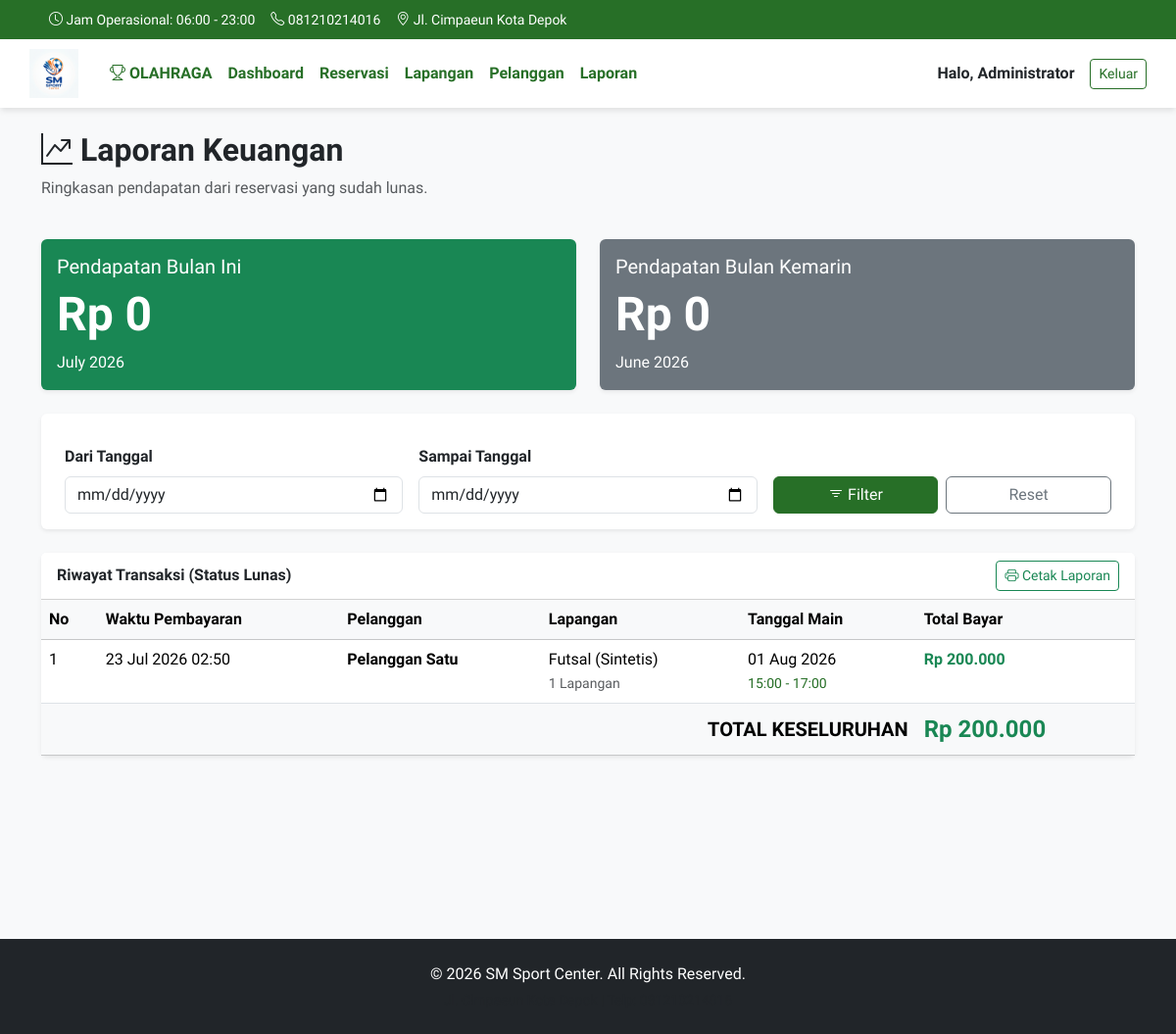
The page /laporan.php (signed in) on the database its author committed.
### tables this page shows
CREATE TABLE IF NOT EXISTS `reservasi` (
  `id_reservasi` int(11) NOT NULL AUTO_INCREMENT,
  `id_pelanggan` int(11) NOT NULL,
  `id_lapangan` int(11) NOT NULL,
  `jumlah_lapangan` int(11) NOT NULL DEFAULT 1,
  `tanggal` date NOT NULL,
  `jam_mulai` time NOT NULL,
  `jam_selesai` time NOT NULL,
  `metode_pembayaran` enum('cash','transfer') NOT NULL,
  `bukti_transfer` varchar(255) DEFAULT NULL,
  `status` enum('pending','lunas','batal') NOT NULL DEFAULT 'pending',
  `waktu_booking` timestamp NOT NULL DEFAULT current_timestamp(),
  PRIMARY KEY (`id_reservasi`),
  KEY `id_pelanggan` (`id_pelanggan`),
  KEY `id_lapangan` (`id_lapangan`),
  CONSTRAINT `fk_pelanggan` FOREIGN KEY (`id_pelanggan`) REFERENCES `pelanggan` (`id_pelanggan`) ON DELETE CASCADE ON UPDATE CASCADE,
  CONSTRAINT `fk_lapangan` FOREIGN KEY (`id_lapangan`) REFERENCES `lapangan` (`id_lapangan`) ON DELETE RESTRICT
);

CREATE TABLE IF NOT EXISTS `pelanggan` (
  `id_pelanggan` int(11) NOT NULL AUTO_INCREMENT,
  `nama` varchar(100) NOT NULL,
  `email` varchar(100) NOT NULL,
  `password` varchar(255) NOT NULL,
  `no_hp` varchar(20) DEFAULT NULL,
  `role` enum('admin','pelanggan') DEFAULT 'pelanggan',
  PRIMARY KEY (`id_pelanggan`),
  UNIQUE KEY `email` (`email`)
);

CREATE TABLE IF NOT EXISTS `lapangan` (
  `id_lapangan` int(11) NOT NULL AUTO_INCREMENT,
  `nama_lapangan` varchar(100) NOT NULL,
  `jenis_lapangan` enum('Futsal','Badminton') NOT NULL,
  `harga_per_jam` decimal(10,2) NOT NULL,
  PRIMARY KEY (`id_lapangan`)
);

### laporan.php (the view, shortened to what this page needs)
<?php
require 'koneksi.php';
$stmtBulanIni = $conn->query("
    SELECT IFNULL(SUM(((TIME_TO_SEC(r.jam_selesai) - TIME_TO_SEC(r.jam_mulai))/3600) * l.harga_per_jam * r.jumlah_lapangan), 0) as total
    FROM reservasi r
    JOIN lapangan l ON r.id_lapangan = l.id_lapangan
    WHERE r.status = 'lunas'
    AND DATE_FORMAT(r.tanggal, '%Y-%m') = DATE_FORMAT(CURRENT_DATE(), '%Y-%m')
");
$pendapatan_bulan_ini = $stmtBulanIni->fetch()['total'];
$stmtBulanKemarin = $conn->query("
    SELECT IFNULL(SUM(((TIME_TO_SEC(r.jam_selesai) - TIME_TO_SEC(r.jam_mulai))/3600) * l.harga_per_jam * r.jumlah_lapangan), 0) as total
    FROM reservasi r
    JOIN lapangan l ON r.id_lapangan = l.id_lapangan
    WHERE r.status = 'lunas'
    AND DATE_FORMAT(r.tanggal, '%Y-%m') = DATE_FORMAT(CURRENT_DATE() - INTERVAL 1 MONTH, '%Y-%m')
");
$pendapatan_bulan_kemarin = $stmtBulanKemarin->fetch()['total'];
$where = "r.status = 'lunas'";
$params = [];
$stmtTrans = $conn->prepare("
    SELECT r.id_reservasi, p.nama, l.nama_lapangan, r.tanggal, r.jam_mulai, r.jam_selesai, r.jumlah_lapangan, l.harga_per_jam, (((TIME_TO_SEC(r.jam_selesai) - TIME_TO_SEC(r.jam_mulai))/3600) * l.harga_per_jam * r.jumlah_lapangan) as total_bayar, r.waktu_booking
    FROM reservasi r
    JOIN pelanggan p ON r.id_pelanggan = p.id_pelanggan
    JOIN lapangan l ON r.id_lapangan = l.id_lapangan
    WHERE $where
    ORDER BY r.tanggal DESC, r.jam_mulai DESC
");
$stmtTrans->execute($params);
$transaksi = $stmtTrans->fetchAll();
$grand_total = 0;
include 'header.php';
?>
<div class="row mb-4">
    <div class="col-12">
        <h2 class="fw-bold"><i class="bi bi-graph-up-arrow"></i> Laporan Keuangan</h2>
        <p class="text-muted">Ringkasan pendapatan dari reservasi yang sudah lunas.</p>
    </div>
</div>
<div class="row mb-4">
    <div class="col-md-6 mb-3">
        <div class="card bg-success text-white shadow-sm border-0 h-100">
            <div class="card-body">
                <h5 class="card-title">Pendapatan Bulan Ini</h5>
                <h2 class="display-5 fw-bold">Rp <?= number_format($pendapatan_bulan_ini, 0, ',', '.') ?></h2>
                <p class="card-text mb-0"><?= date('F Y') ?></p>
            </div>
        </div>
    </div>
    <div class="col-md-6 mb-3">
        <div class="card bg-secondary text-white shadow-sm border-0 h-100">
            <div class="card-body">
                <h5 class="card-title">Pendapatan Bulan Kemarin</h5>
                <h2 class="display-5 fw-bold">Rp <?= number_format($pendapatan_bulan_kemarin, 0, ',', '.') ?></h2>
                <p class="card-text mb-0"><?= date('F Y', strtotime('-1 month')) ?></p>
            </div>
        </div>
    </div>
</div>
<form method="GET" action="laporan.php" class="row g-3 mb-4 d-print-none bg-white p-3 shadow-sm rounded border-0 mx-0">
    <div class="col-md-4">
        <label class="form-label fw-bold">Dari Tanggal</label>
        <input type="date" name="tanggal_awal" class="form-control" value="<?= htmlspecialchars($_GET['tanggal_awal'] ?? '') ?>">
    </div>
    <div class="col-md-4">
        <label class="form-label fw-bold">Sampai Tanggal</label>
        <input type="date" name="tanggal_akhir" class="form-control" value="<?= htmlspecialchars($_GET['tanggal_akhir'] ?? '') ?>">
    </div>
    <div class="col-md-4 d-flex align-items-end">
        <button type="submit" class="btn btn-utama me-2 w-50"><i class="bi bi-filter"></i> Filter</button>
        <a href="laporan.php" class="btn btn-outline-secondary w-50">Reset</a>
    </div>
</form>
<div class="card shadow-sm border-0">
    <div class="card-header bg-white fw-bold d-flex justify-content-between align-items-center">
        <span>Riwayat Transaksi (Status Lunas)</span>
        <button class="btn btn-sm btn-outline-success d-print-none" onclick="window.print()"><i class="bi bi-printer"></i> Cetak Laporan</button>
    </div>
    <div class="card-body p-0 table-responsive">
        <table class="table table-hover mb-0">
            <thead class="table-light">
                <tr>
                    <th>No</th>
                    <th>Waktu Pembayaran</th>
                    <th>Pelanggan</th>
                    <th>Lapangan</th>
                    <th>Tanggal Main</th>
                    <th>Total Bayar</th>
                </tr>
            </thead>
            <tbody>
                <?php
                $no = 1;
                foreach($transaksi as $row):
                    $grand_total += $row['total_bayar'];
                ?>
                <tr>
                    <td><?= $no++ ?></td>
                    <td><?= date('d M Y H:i', strtotime($row['waktu_booking'])) ?></td>
                    <td><strong><?= htmlspecialchars($row['nama']) ?></strong></td>
                    <td>
                        <?= htmlspecialchars($row['nama_lapangan']) ?><br>
                        <small class="text-muted"><?= $row['jumlah_lapangan'] ?> Lapangan</small>
                    </td>
                    <td>
                        <?= date('d M Y', strtotime($row['tanggal'])) ?><br>
                        <small class="text-utama"><?= substr($row['jam_mulai'],0,5) ?> - <?= substr($row['jam_selesai'],0,5) ?></small>
                    </td>
                    <td class="fw-bold text-success">Rp <?= number_format($row['total_bayar'], 0, ',', '.') ?></td>
                </tr>
                <?php endforeach; ?>
            </tbody>
            <tfoot class="table-light">
                <tr>
                    <td colspan="5" class="text-end fw-bold align-middle fs-5">TOTAL KESELURUHAN</td>
                    <td class="fw-bold text-success fs-4">Rp <?= number_format($grand_total, 0, ',', '.') ?></td>
                </tr>
            </tfoot>
        </table>
    </div>
</div>
<?php include 'footer.php'; ?>

### header.php (shortened to what this page needs)
<!DOCTYPE html>
<html lang="id">
<head>
    <link href="https://cdn.jsdelivr.net/npm/bootstrap@5.3.2/dist/css/bootstrap.min.css" rel="stylesheet">
    <link rel="stylesheet" href="https://cdn.jsdelivr.net/npm/bootstrap-icons@1.11.1/font/bootstrap-icons.css">
</head>
<body>
    <header class="container-fluid p-0 d-print-none">
        <div class="bg-utama d-none d-sm-block" style="height: 40px;">
            <div class="container d-flex flex-nowrap justify-content-between align-items-center h-100 py-2">
                <ul class="navbar-nav flex-row flex-wrap">
                    <li class="nav-item col-6 col-md-auto mx-2 text-center text-white" style="font-size:14px;">
                        <i class="bi bi-clock"></i> Jam Operasional: 06:00 - 23:00
                    </li>
                    <li class="nav-item col-6 col-md-auto mx-2 text-center text-white" style="font-size:14px;">
                        <i class="bi bi-telephone"></i> 081210214016
                    </li>
                    <li class="nav-item col-6 col-md-auto mx-2 text-center text-white" style="font-size:14px;">
                        <i class="bi bi-geo-alt"></i> Jl. Cimpaeun Kota Depok
                    </li>
                </ul>
            </div>
        </div>
    </header>
    <div class="container-fluid p-0 sticky-top bg-white header-sticky d-print-none">
        <nav class="navbar navbar-expand-lg navbar-light container py-0" style="height: 70px;">
            <a class="navbar-brand m-0" href="index.php">
                <img src="images/logo.png" alt="sm-sport-logo" class="logo-img">
            </a>
            <div class="collapse navbar-collapse ms-4" id="mainNav">
                <ul class="navbar-nav me-auto mb-2 mb-lg-0">
                    <li class="nav-item">
                        <a class="nav-link text-utama fw-bold text-uppercase" href="index.php">
                            <i class="bi bi-trophy"></i> Olahraga
                        </a>
                    </li>
                    <?php if(isset($_SESSION['role']) && $_SESSION['role'] == 'admin'): ?>
                        <li class="nav-item">
                            <a class="nav-link text-utama fw-bold" href="dashboard.php">Dashboard</a>
                        </li>
                        <li class="nav-item">
                            <a class="nav-link text-utama fw-bold" href="reservasi.php">Reservasi</a>
                        </li>
                        <li class="nav-item">
                            <a class="nav-link text-utama fw-bold" href="lapangan.php">Lapangan</a>
                        </li>
                        <li class="nav-item">
                            <a class="nav-link text-utama fw-bold" href="pelanggan.php">Pelanggan</a>
                        </li>
                        <li class="nav-item">
                            <a class="nav-link text-utama fw-bold" href="laporan.php">Laporan</a>
                        </li>
                    <?php endif; ?>
                </ul>
                <div class="d-flex align-items-center">
                    <?php if(isset($_SESSION['nama'])): ?>
                        <span class="me-3 fw-bold text-dark">Halo, <?= htmlspecialchars($_SESSION['nama']) ?></span>
                        <a href="login.php?action=logout" class="btn btn-sm btn-outline-utama shadow-none">Keluar</a>
                    <?php else: ?>
                        <a href="login.php" class="btn btn-sm btn-outline-utama mx-2 shadow-none">Masuk</a>
                        <a href="register.php" class="btn btn-sm btn-utama shadow-none">Daftar</a>
                    <?php endif; ?>
                </div>
            </div>
        </nav>
    </div>
    <div class="container my-4 min-vh-100">

### footer.php (shortened to what this page needs)
    </div>
    <footer class="bg-dark text-white text-center py-4 mt-auto">
        <div class="container">
            <p class="mb-1">&copy; <?= date('Y') ?> SM Sport Center. All Rights Reserved.</p>
            <p class="small text-muted mb-0">Jl. Cimpaeun Kota Depok | Telp: 081210214016</p>
        </div>
    </footer>
</body>
</html>

### header.php (style rules this page uses)
body { font-family: 'Nunito Sans', sans-serif; background-color: #f8f9fa; }
.bg-utama { background-color: #276F27 !important; }
.text-utama { color: #276F27 !important; }
.header-sticky { box-shadow: 0 4px 6px -1px rgba(0,0,0,0.1); }
.logo-img { height: 50px; max-width: 120px; object-fit: contain; }
.btn-utama { background-color: #276F27 !important; border-color: #276F27 !important; color: white !important; }
.btn-outline-utama { color: #276F27 !important; border-color: #276F27 !important; }

### rows shown on the page
reservasi: waktu_booking "23 Jul 2026 02:50", id_pelanggan.nama "Pelanggan Satu", id_lapangan.nama_lapangan "Futsal (Sintetis)", jumlah_lapangan "1", tanggal "01 Aug 2026", jam_mulai "15:00", jam_selesai "17:00", total_bayar "200.000"

### other values the page prints
$_SESSION['nama'] "Administrator"
$pendapatan_bulan_ini "0"
$pendapatan_bulan_kemarin "0"
$grand_total "200.000"
